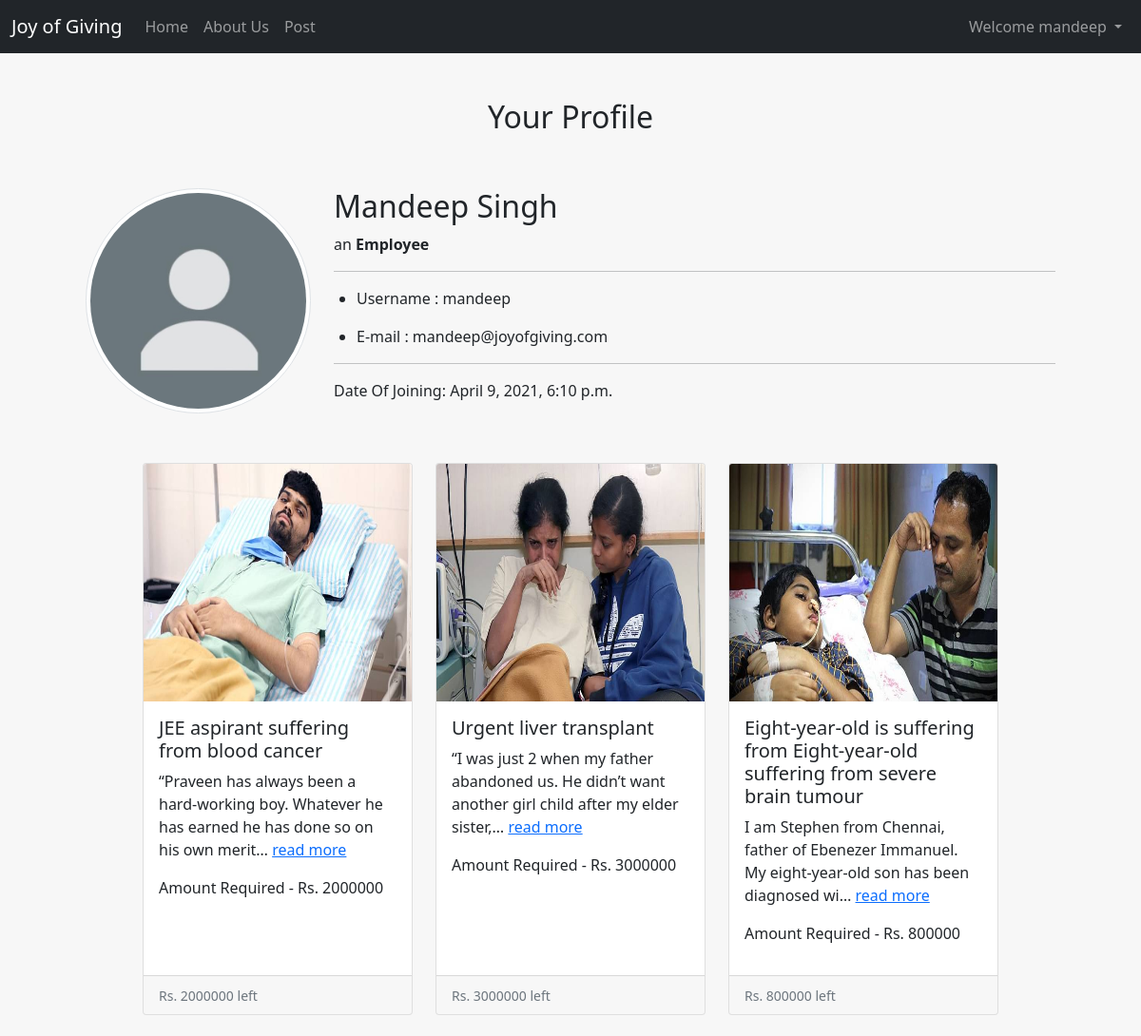
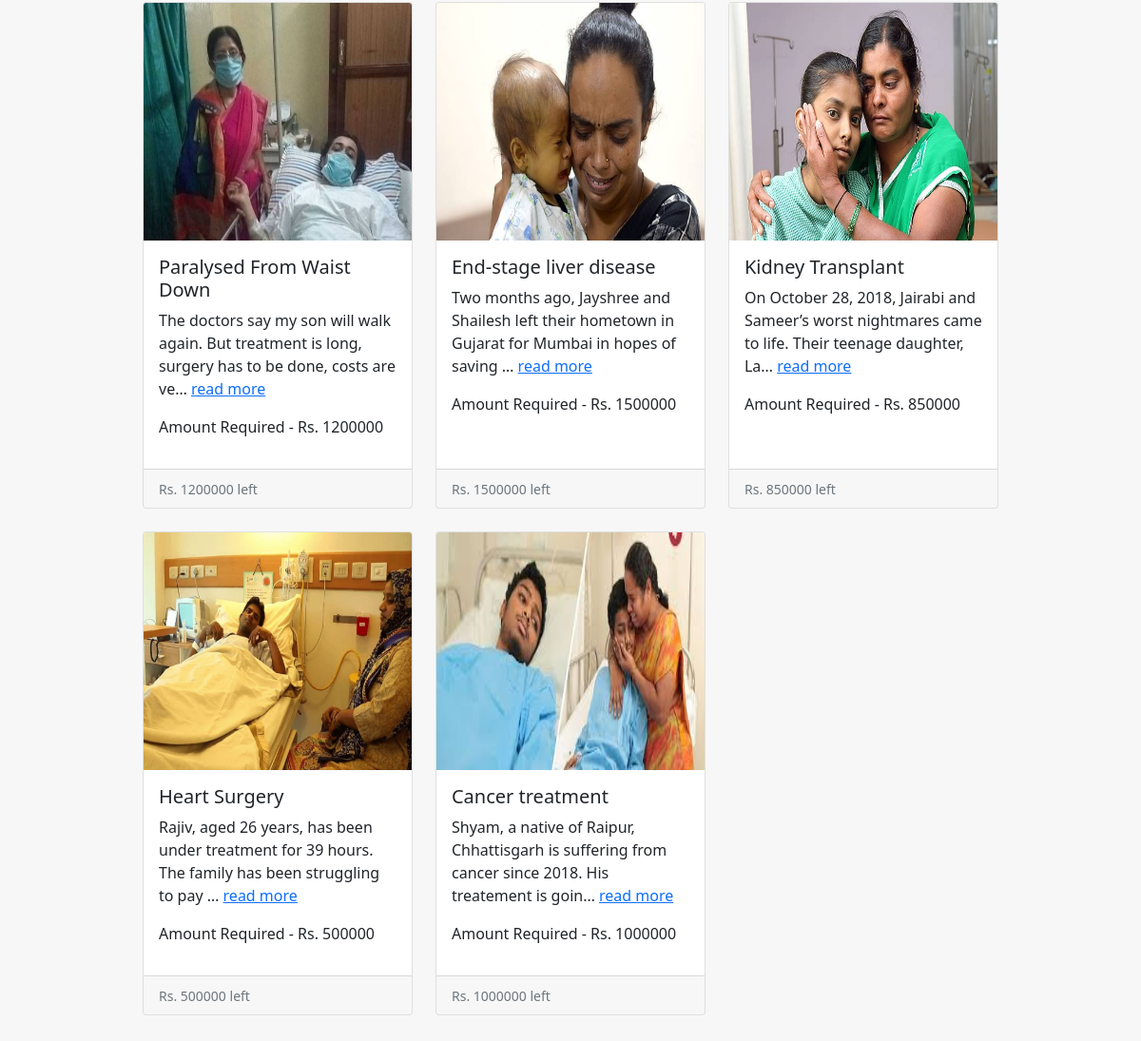
The app's page /profile (signed in) with its own data (2 pictures, top to bottom).
### home/models.py (models this page shows, shortened)
class Post(models.Model):
    user= models.ForeignKey(User,on_delete=models.CASCADE)
    Title = models.CharField(max_length=100)
    Description = models.TextField()
    Image = models.ImageField(upload_to='static/')
    Amount = models.IntegerField(null=True)
    slug = models.SlugField(max_length = 250, null = True, blank = True)
    timestamp = models.DateTimeField(auto_now_add=True)

### home/views.py (the view)
# urls.py: path("profile", views.profile, name='profile'),
def profile(request):
    allposts = Post.objects.all()
    context = {'allposts':allposts}
    return render(request, 'profile.html',context)

### templates/profile.html (shortened to what this page needs)
{% extends 'base.html' %}
{% block body %}
<div class="container">
    <div class="row p-5">
        <h2 class="text-center">Your Profile</h2>
    </div>
    <div class="row px-5">
        <div class="col-sm-3">
            <img alt="User Pic" src="/media/default.png" id="profile-image1" class="rounded-circle img-thumbnail" height="200">
        </div>
        <div class="col float-left" >
            <h2>{{request.user.get_full_name}}</h2>
            <p>an   <b> Employee</b></p>
            <hr>
            <ul class="container details" >
                <li><p>Username : {{request.user}}</p></li>
                <li><p>E-mail : {{request.user.email}}</p></li>
            </ul>
            <hr>
            <p>Date Of Joining: {{request.user.date_joined}}</p>
        </div>
    </div>
</div>
<div class="container">
  <div class="row row-cols-1 row-cols-md-3 g-4 p-5 mx-5">
    {% for post in allposts reversed %}
    {%if request.user == post.user%}
    <div class="col" onclick="location.href='{%url 'mypost' pk=post.pk %}'" style="cursor: pointer;">
      <div class="card h-100">
        <img src="{{ post.Image.url }}" width="250" height="250" class="card-img-top" alt="..." />
        <div class="card-body">
          <h5 class="card-title">{{post.Title}}</h5>
          <p>{{post.Description| truncatechars:100}} <a href="{%url 'mypost' pk=post.pk %}">read more</a></p>
          <p>Amount Required - Rs. {{post.Amount}}</p>
        </div>
        <div class="card-footer">
          <small class="text-muted">Rs. {{post.Amount}} left</small>
        </div>
      </div>
    </div>
    {%endif%}
    {% endfor %}
  </div>
</div>
{% endblock body %}

### templates/base.html (shortened to what this page needs)
<!doctype html>
<html lang="en">
  <head>
    <link href="https://cdn.jsdelivr.net/npm/bootstrap@5.0.0-beta2/dist/css/bootstrap.min.css" rel="stylesheet">
  </head>
  <body style="background-color:#f7f7f7">
<nav class="navbar navbar-expand-lg navbar-dark bg-dark">
  <div class="container-fluid">
    <a class="navbar-brand" href="/">Joy of Giving</a>
    <div class="collapse navbar-collapse" id="navbarSupportedContent">
      <ul class="navbar-nav me-auto mb-2 mb-lg-0">
        <li class="nav-item">
          <a class="nav-link {% block homeactive %}{% endblock homeactive %}" aria-current="page" href="/">Home</a>
        </li>
        <li class="nav-item">
          <a class="nav-link {% block aboutactive %}{% endblock aboutactive %}" href="/about">About Us</a>
        </li>
        {% if user.is_authenticated %}
        <li class="nav-item ">
          <a class="nav-link {% block contactactive %}{% endblock contactactive %}" href="/post">Post</a>
        </li>
        {% endif %}
      </ul>
    <div class="navbar-nav ml-auto mb-2 mb-lg-0" form-inline>
      <form class="d-flex">
        {% if user.is_authenticated %}
          <li class="nav-item dropdown">
            <a class="nav-link dropdown-toggle" href="/services" id="navbarDropdown" role="button" data-bs-toggle="dropdown" aria-expanded="false">
            Welcome {{request.user}}
            </a>
          </li>
        {% else %}
        <a class="btn btn-primary me-2" href="/login" role="button">Login</a>
        <a class="btn btn-primary me-2" href="/signup" role="button">Signup</a>
        {% endif %}
      </form>
    </div>
    </div>
  </div>
</nav>
{% block body %}{% endblock body %}
  </body>
</html>

### records on screen
Post: Image (picture), Title "JEE aspirant suffering from blood cancer", Description "“Praveen has always been a hard-working boy. Whatever he has earned he has done so on his own merit…", Amount "2000000"
Post: Image (picture), Title "Urgent liver transplant", Description "“I was just 2 when my father abandoned us. He didn’t want another girl child after my elder sister,…", Amount "3000000"
Post: Image (picture), Title "Eight-year-old is suffering from Eight-year-old suffering from severe brain tumour", Description "I am Stephen from Chennai, father of Ebenezer Immanuel. My eight-year-old son has been diagnosed wi…", Amount "800000"
Post: Image (picture), Title "Paralysed From Waist Down", Description "The doctors say my son will walk again. But treatment is long, surgery has to be done, costs are ve…", Amount "1200000"
Post: Image (picture), Title "End-stage liver disease", Description "Two months ago, Jayshree and Shailesh left their hometown in Gujarat for Mumbai in hopes of saving …", Amount "1500000"
Post: Image (picture), Title "Kidney Transplant", Description "On October 28, 2018, Jairabi and Sameer’s worst nightmares came to life. Their teenage daughter, La…", Amount "850000"
Post: Image (picture), Title "Heart Surgery", Description "Rajiv, aged 26 years, has been under treatment for 39 hours. The family has been struggling to pay …", Amount "500000"
Post: Image (picture), Title "Cancer treatment", Description "Shyam, a native of Raipur, Chhattisgarh is suffering from cancer since 2018. His treatement is goin…", Amount "1000000"

### other values on screen
{{ request.user }} "mandeep"
{{ request.user.get_full_name }} "Mandeep Singh"
{{ request.user.email }} "mandeep@joyofgiving.com"
{{ request.user.date_joined }} "April 9, 2021, 6:10 p.m."
